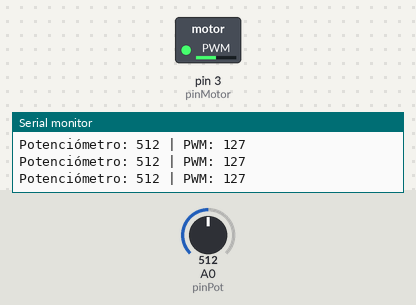
Bench run of a sketch on a simulated Arduino Uno, built with avr-gcc and run on an emulated ATmega328P. Shown: switched loads named in the sketch (green lamp = pin HIGH), the last lines printed to the serial monitor. The test bench sets the inputs (shaded band); at power-on: A0 (pinPot) = 512.

Above: at 1.2 s.
1.3 s: A0 (pinPot) set to 716
At 2.5 s:
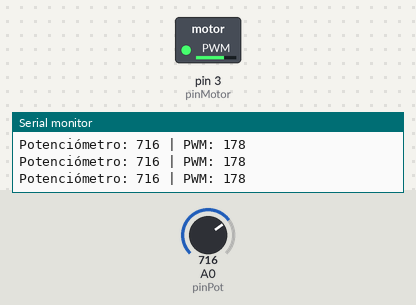
2.8 s: A0 (pinPot) set to 900
At 4.0 s:
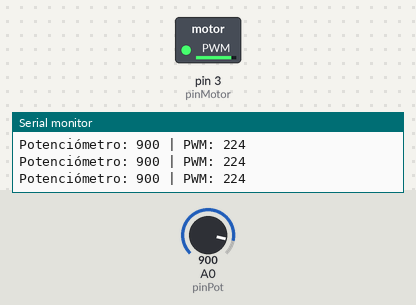
4.3 s: A0 (pinPot) set to 122
At 5.5 s:
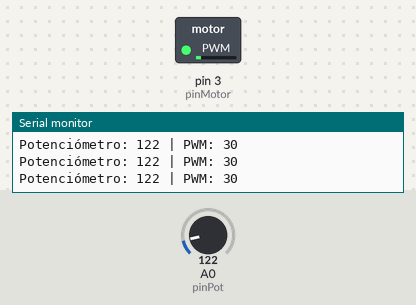
5.8 s: A0 (pinPot) set to 0
At 7.0 s:
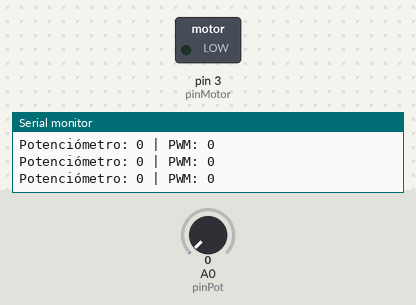
7.3 s: A0 (pinPot) set to 511
At 8.7 s:
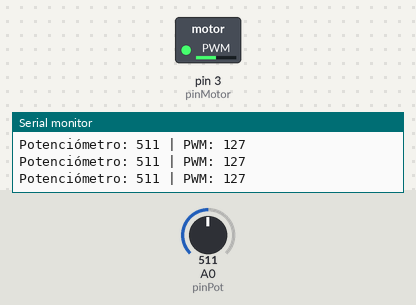
Timing chart, 0 to 9.8 s (numbered marks = the images above; inputs shaded):
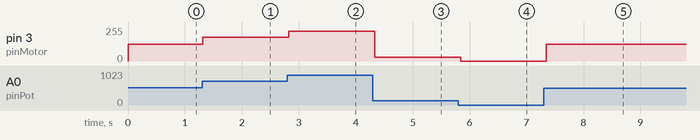

Measured:
- after the input at 1.3 s, pin 3 (pinMotor): 127/255 → 178/255 at once
- after the input at 2.8 s, pin 3 (pinMotor): 178/255 → 224/255 at once
- after the input at 4.3 s, pin 3 (pinMotor): 224/255 → 30/255 at once
- after the input at 5.8 s, pin 3 (pinMotor): 30/255 → 0/255 at once
- after the input at 7.3 s, pin 3 (pinMotor): 0/255 → 127/255 after 0.05 s

The sketch:

vibration_motor_potenciometro.ino
```cpp
/*
 ============================================================================
 Título      : Control de intensidad de vibración con potenciómetro y PWM
 Descripción : Este código permite controlar la intensidad de un micromotor de
               vibración tipo coin cell utilizando un potenciómetro como entrada
               analógica. La lectura del potenciómetro se convierte en una señal
               PWM que regula el nivel de vibración. Se muestra en el monitor
               serial tanto el valor ADC como el valor PWM aplicado.
 ----------------------------------------------------------------------------
 Docente     : Renzo Chan Ríos / Lewis De La Cruz
 Curso       : Fundamentos de Biodiseño
 Universidad : Universidad Peruana Cayetano Heredia (UPCH)
 Año         : 2025
 Versión     : 0.1
 ============================================================================
*/

// Definir pines
const int pinMotor = 3;         // Pin PWM conectado a la base del transistor que controla el motor
const int pinPot = A0;          // Pin analógico conectado al potenciómetro

void setup() {
  pinMode(pinMotor, OUTPUT);    // Configurar el pin del motor como salida
  pinMode(pinPot, INPUT);       // Configurar el pin del potenciómetro como entrada
  Serial.begin(9600);           // Iniciar la comunicación con el monitor serial
}

void loop() {
  // Leer el valor del potenciómetro (valor entre 0 y 1023)
  int lecturaPot = analogRead(pinPot);

  // Mapear el valor a una escala de PWM (0 a 255)
  int valorPWM = map(lecturaPot, 0, 1023, 0, 255);

  // Aplicar señal PWM al motor mediante el transistor
  analogWrite(pinMotor, valorPWM);

  // Mostrar los valores en el Monitor Serie
  Serial.print("Potenciómetro: ");
  Serial.print(lecturaPot);
  Serial.print(" | PWM: ");
  Serial.println(valorPWM);

  delay(100);  // Retardo breve para evitar saturar el monitor
}
```
